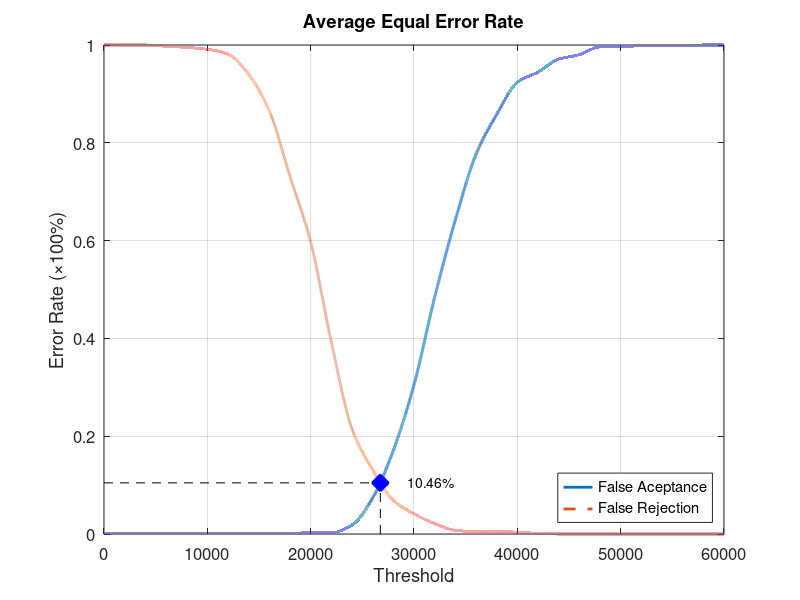
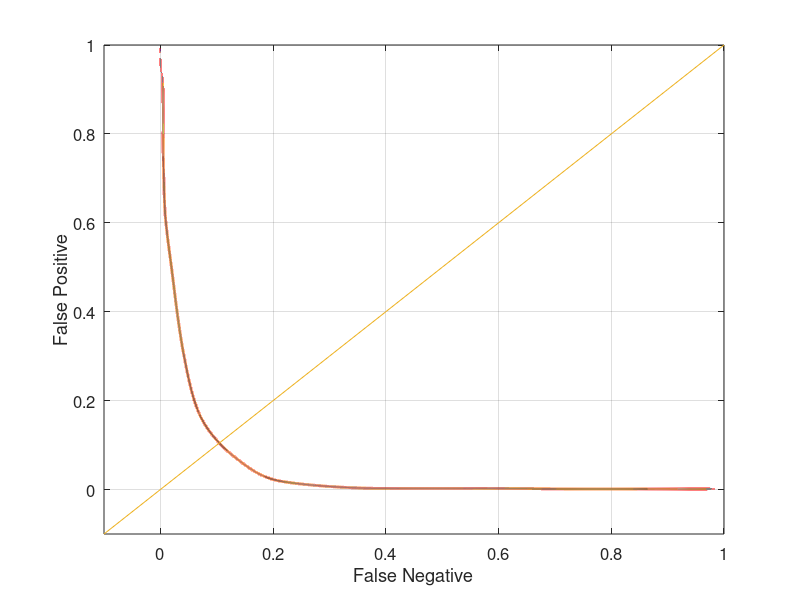

MATLAB code for these plots, in order:
function yEER = Experiment1Average
close all;
clear;
clc;
x = 0:2000:60000;
xq = 0:0.5:60000;

y0 = [0 0.00131579 0.00131579 0.00131579 0.00131579 0.00131579 0.00131579 0.00131579 0.00131579 0.00131579 0.00263158 0.00263158 0.0184211 0.0736842 0.171053 0.305263 0.484211 0.642105 0.776316 0.857895 0.923684 0.944737 0.971053 0.980263 0.996053 0.996053 0.998684 0.998684 0.998684 1 1];
yy0 = interp1(x, y0, xq, 'pchip');
y1 = [1 1 1 0.9975 0.995 0.99125 0.98125 0.94 0.865 0.73125 0.5975 0.3925 0.215 0.13125 0.06875 0.04125 0.02125 0.0075 0.005 0.005 0.00375 0.00125 0 0 0 0 0 0 0 0 0];
yy1 = interp1(x, y1, xq, 'pchip');

% Calculating EER: 
y2 = abs(y0 - y1);
find(y2 == min(y2))
yy2 = abs(yy0 - yy1);
xEER = find(yy2 == min(yy2));
xEERIndex = xq(xEER) % X-axis EER
yEER = yy0(xEER) % Y-axis EER

main = figure
plot(xq, yy0,'-','LineWidth', 2);	hold on
plot(xq, yy1,'--','LineWidth', 2);	hold on
plot([xEERIndex xEERIndex], [0 yEER], 'k--');	hold on
plot([0 xEERIndex], [yEER yEER], 'k--');	hold on
plot(xEERIndex, yEER, 'bx', 'LineWidth', 10);	hold on
text(xEERIndex + 10 * xEERIndex / 100, yEER, [num2str(round((10000 * yEER)) / 100) '%'])
legend('False Aceptance', 'False Rejection', 'Location', 'SouthEast')
xlabel('Threshold')
ylabel('Error Rate (\times100%)')
title('Average Equal Error Rate')
set(gca, 'FontSize', 12)
axis([0 60000 0 1])
grid on

print(main, 'Experiment1AverageMain', '-dpng');
FNRxFPR = figure('Color', [1 1 1]);
plot(yy1, yy0, '-', yy1, yy0, 'LineWidth', 2);
hold on
y = -0.1:0.1:1
plot(y, y); 
set(gca, 'FontSize', 12)
xlabel('False Negative')
ylabel('False Positive')
axis([-0.1 1 -0.1 1])
set(gca, 'FontSize', 12)
grid on

print(FNRxFPR, 'Experiment1AverageFNRxFPR','-dpng');
end
